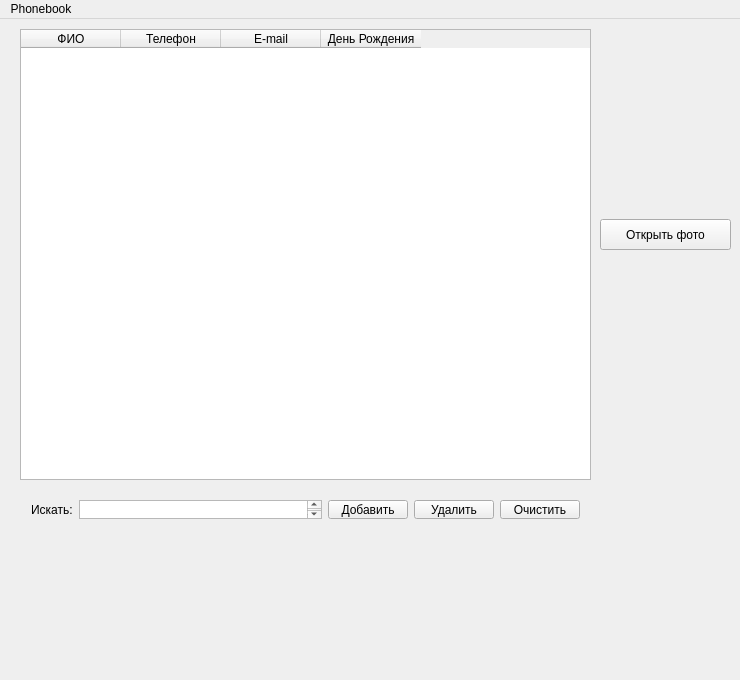
<?xml version="1.0" encoding="UTF-8"?>
<ui version="4.0">
 <class>PhoneBook</class>
 <widget class="QMainWindow" name="PhoneBook">
  <property name="geometry">
   <rect>
    <x>0</x>
    <y>0</y>
    <width>740</width>
    <height>680</height>
   </rect>
  </property>
  <property name="minimumSize">
   <size>
    <width>611</width>
    <height>540</height>
   </size>
  </property>
  <property name="maximumSize">
   <size>
    <width>1000</width>
    <height>1000</height>
   </size>
  </property>
  <property name="font">
   <font>
    <italic>false</italic>
   </font>
  </property>
  <property name="windowTitle">
   <string>PhoneBook</string>
  </property>
  <property name="windowIcon">
   <iconset resource="resource.qrc">
    <normaloff>:/book.ico</normaloff>:/book.ico</iconset>
  </property>
  <widget class="QWidget" name="centralWidget">
   <widget class="QTableWidget" name="tablePhones">
    <property name="geometry">
     <rect>
      <x>20</x>
      <y>10</y>
      <width>571</width>
      <height>451</height>
     </rect>
    </property>
    <property name="dragEnabled">
     <bool>true</bool>
    </property>
    <property name="sortingEnabled">
     <bool>false</bool>
    </property>
    <property name="cornerButtonEnabled">
     <bool>false</bool>
    </property>
    <property name="rowCount">
     <number>0</number>
    </property>
    <property name="columnCount">
     <number>4</number>
    </property>
    <column>
     <property name="text">
      <string>ФИО</string>
     </property>
    </column>
    <column>
     <property name="text">
      <string>Телефон</string>
     </property>
    </column>
    <column>
     <property name="text">
      <string>E-mail</string>
     </property>
    </column>
    <column>
     <property name="text">
      <string>День Рождения</string>
     </property>
    </column>
   </widget>
   <widget class="QWidget" name="layoutWidget">
    <property name="geometry">
     <rect>
      <x>20</x>
      <y>470</y>
      <width>571</width>
      <height>41</height>
     </rect>
    </property>
    <layout class="QHBoxLayout" name="horizontalLayout">
     <item>
      <widget class="QLabel" name="label">
       <property name="text">
        <string>Искать:</string>
       </property>
      </widget>
     </item>
     <item>
      <widget class="QTextEdit" name="txtSearch"/>
     </item>
     <item>
      <widget class="QPushButton" name="btnAdd">
       <property name="text">
        <string>Добавить</string>
       </property>
      </widget>
     </item>
     <item>
      <widget class="QPushButton" name="btnDel">
       <property name="enabled">
        <bool>true</bool>
       </property>
       <property name="text">
        <string>Удалить</string>
       </property>
      </widget>
     </item>
     <item>
      <widget class="QPushButton" name="btnDelAll">
       <property name="text">
        <string>Очистить</string>
       </property>
      </widget>
     </item>
    </layout>
   </widget>
   <widget class="QLabel" name="label_2">
    <property name="geometry">
     <rect>
      <x>600</x>
      <y>30</y>
      <width>121</width>
      <height>151</height>
     </rect>
    </property>
    <property name="text">
     <string/>
    </property>
   </widget>
   <widget class="QPushButton" name="pushButton">
    <property name="geometry">
     <rect>
      <x>600</x>
      <y>200</y>
      <width>131</width>
      <height>31</height>
     </rect>
    </property>
    <property name="text">
     <string>Открыть фото</string>
    </property>
   </widget>
  </widget>
  <widget class="QMenuBar" name="menuBar">
   <property name="geometry">
    <rect>
     <x>0</x>
     <y>0</y>
     <width>740</width>
     <height>21</height>
    </rect>
   </property>
   <widget class="QMenu" name="menuPhonebook">
    <property name="title">
     <string>Phonebook</string>
    </property>
    <addaction name="actionExport"/>
    <addaction name="actionImport"/>
    <addaction name="separator"/>
    <addaction name="actionAbout_us"/>
   </widget>
   <addaction name="menuPhonebook"/>
  </widget>
  <action name="actionImport">
   <property name="text">
    <string>Import</string>
   </property>
  </action>
  <action name="actionAbout_us">
   <property name="text">
    <string>About us</string>
   </property>
  </action>
  <action name="actionExport">
   <property name="text">
    <string>Export</string>
   </property>
  </action>
 </widget>
 <layoutdefault spacing="6" margin="11"/>
 <resources>
  <include location="resource.qrc"/>
 </resources>
 <connections/>
</ui>
